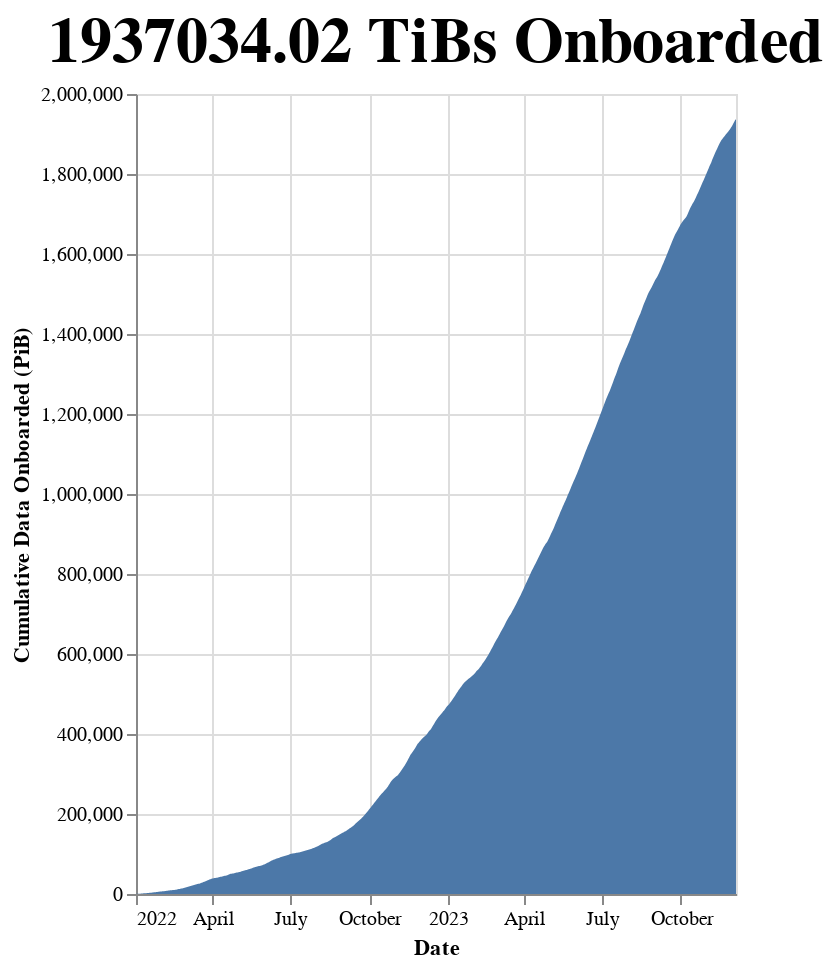

Notebook cell for this chart:
### Markdown cell above
### Cumulative Data Onboarded

### Code cell
# | output: true

total_data_onboarded = df["onboarded_tibs"].sum()
df["cumulative_data"] = df["onboarded_tibs"].cumsum()

alt.Chart(df).mark_area().encode(
    x=alt.X("date:T", title="Date"),
    y=alt.Y("cumulative_data:Q", title="Cumulative Data Onboarded (PiB)"),
    tooltip=[
        alt.Tooltip("date:T", title="Date"),
        alt.Tooltip("cumulative_data:Q", title="Cumulative Data Onboarded (PiB)"),
    ],
).properties(
    width="container",
    height=400,
    title=f"{total_data_onboarded:.2f} TiBs Onboarded",
).configure_title(fontSize=32)

### Figure 1 — Vega-Lite specification as saved in the notebook (floating-point values rounded to 4 significant figures; data arrays with more than 128 entries replaced by an {"elided": "..."} marker saying what was removed)
{"usermeta": {"embedOptions": {"theme": "powerbi"}}, "config": {"view": {"continuousWidth": 300, "continuousHeight": 300}, "title": {"fontSize": 32}}, "data": {"name": "data-70c98f7bade415d71ff0128daff45cbf"}, "mark": {"type": "area"}, "encoding": {"tooltip": [{"field": "date", "title": "Date", "type": "temporal"}, {"field": "cumulative_data", "title": "Cumulative Data Onboarded (PiB)", "type": "quantitative"}], "x": {"field": "date", "title": "Date", "type": "temporal"}, "y": {"field": "cumulative_data", "title": "Cumulative Data Onboarded (PiB)", "type": "quantitative"}}, "height": 400, "title": "1937034.02 TiBs Onboarded", "width": "container", "$schema": "https://vega.github.io/schema/vega-lite/v5.16.3.json", "datasets": {"data-70c98f7bade415d71ff0128daff45cbf": {"elided": "704 records"}}}
